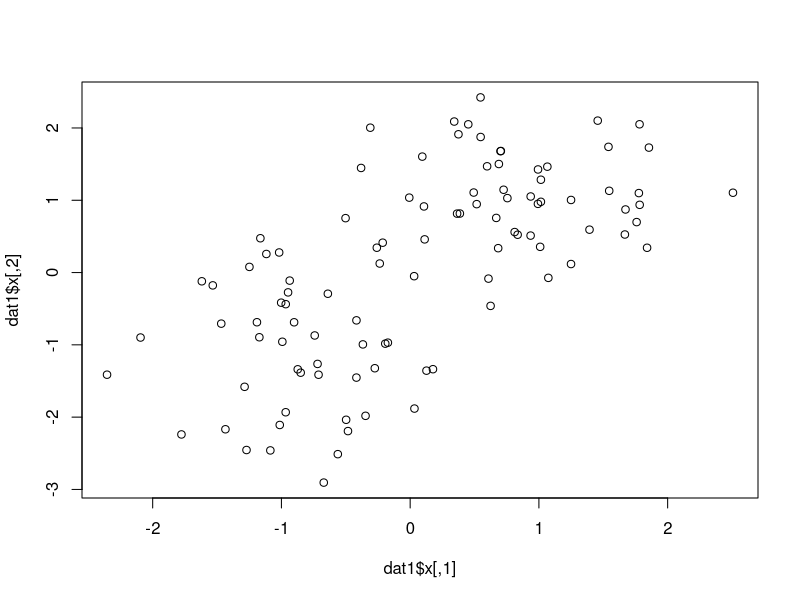
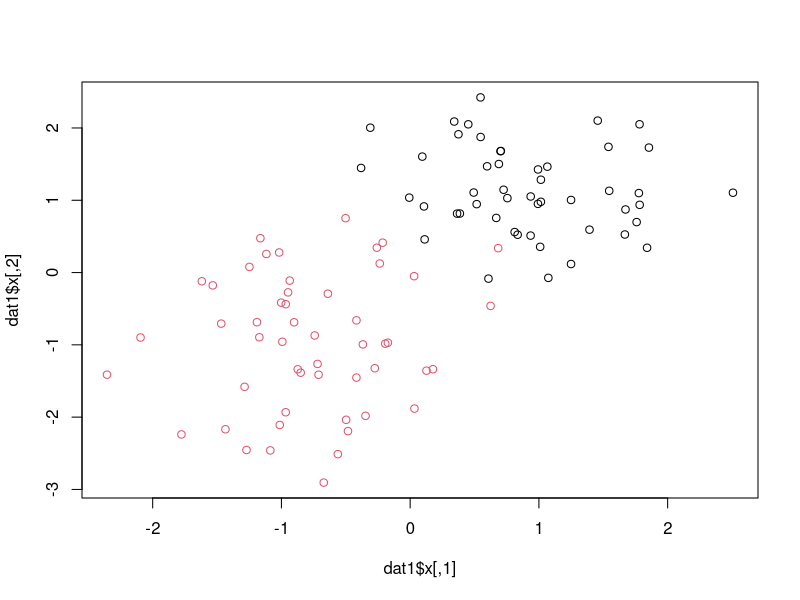
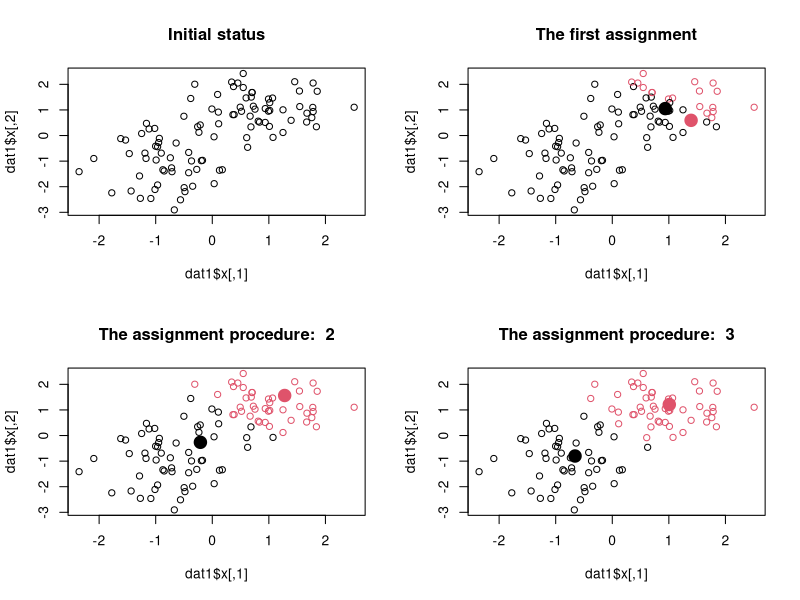
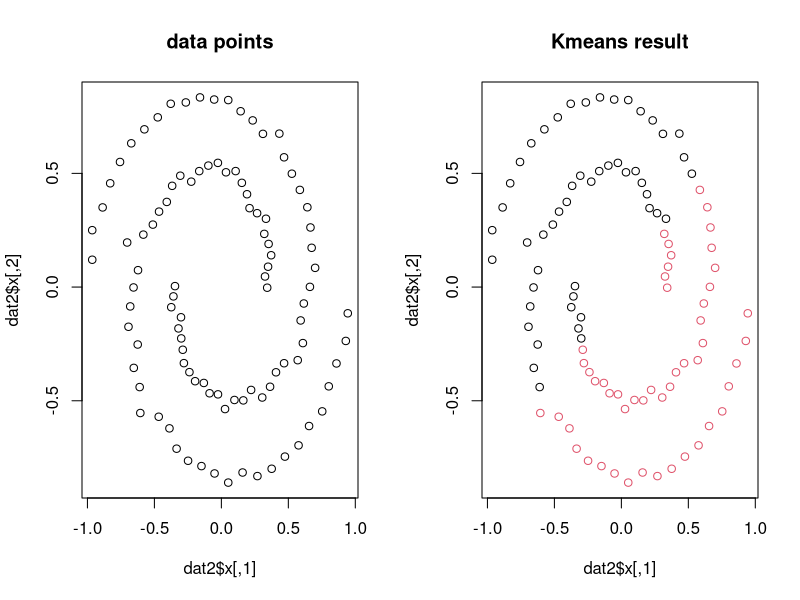
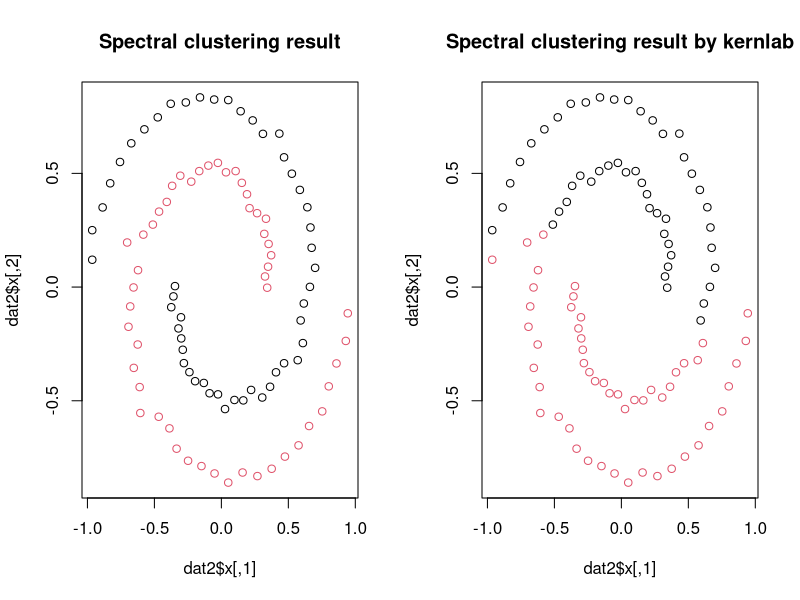
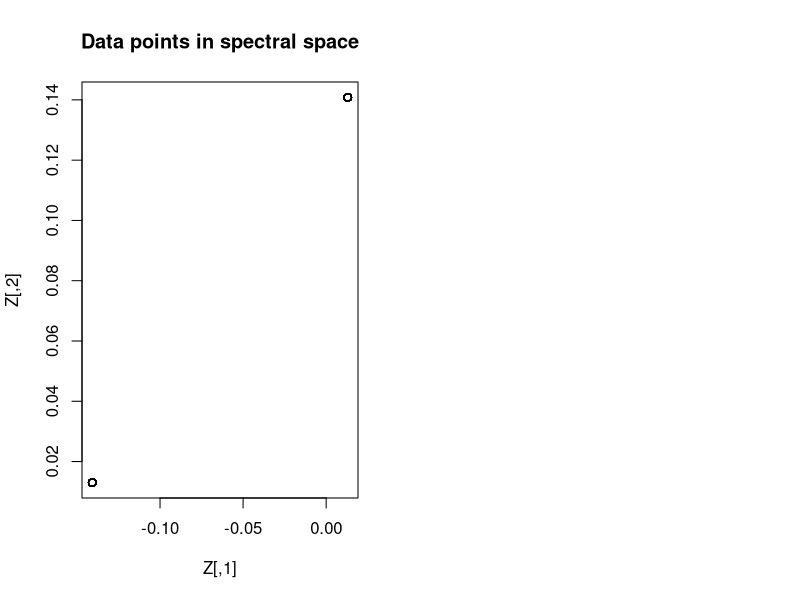

Write the R code that produced these figures, in order.
## ---- chunk 1
knitr::opts_chunk$set(echo = TRUE)
## ---- chunk 2
library(mlbench)
n = 100
k = 2
dat1 = mlbench.2dnormals(n, cl=k, r=sqrt(k), sd=0.7)
plot(dat1$x,col=rep(1,n))
## ---- chunk 3
plot(dat1$x,col=dat1$classes)
## ---- chunk 4
# Assign cluster labels given centroidids
Assigment <- function(dat,centroidids){
    n <- dim(dat)[1]
    k <- dim(centroidids)[1]
    classes <- rep(1,n)

    for(i in 1:n){
        #mindist <- dist(rbind(dat[i,],centroidids[1]))
        mindist <- norm(as.matrix(dat[i,]-centroidids[1]), type="F")
        for(j in 2:k){
            currentdis = norm(as.matrix(dat[i,]-centroidids[j]), type="F")
            if( currentdis < mindist){
                mindist = currentdis
                classes[i] = j
            }
        }
    }
    classes
}

# Update centroidids given cluster labels
Update <- function(dat,classes,k){
    l = dim(dat)[2]
    centroidids <- matrix(0, nrow=k,ncol=l)
    for(i in 1:k){
        centroidids[i,] =  colMeans(dat[which(classes==i),])
    }
    centroidids
}
## ---- chunk 5
#kmeansStepbyStep
initids <- sample(n)[1:k]
par(mfrow=c(2,2))
cols = rep(1,n)
plot(dat1$x,col=cols)
title('Initial status')
centroidids <- dat1$x[initids,]
classes <- Assigment(dat1$x, centroidids)
plot(dat1$x,col=classes)
points(centroidids, y = NULL, pch=19,cex=2,col=1:k)
title('The first assignment')
for(i in 3:4){
    centroidids <- Update(dat1$x, classes, k)
    classes <- Assigment(dat1$x, centroidids)
    plot(dat1$x,col=classes)
    points(centroidids, y = NULL, pch=19,cex=2,col=1:k)
    title(paste('The assignment procedure: ',(i-1)))
}
## ---- chunk 6
dat2 <- mlbench.spirals(100,1,0.025)
par(mfrow=c(1,2))
plot(dat2$x)
title('data points')

#we call the system function kmeans this time
km <- kmeans(dat2$x, centers=k)
plot(dat2$x, col=km$cluster)
title('Kmeans result')
## ---- chunk 7
#Similarity matrix is defined by Gaussian Kernel distance
S <- matrix(rep(NA,n^2), ncol=n)
  for(i in 1:n) {
    for(j in 1:n) {
      S[i,j] <- exp(- 1 * norm(as.matrix(dat2$x[i,]-dat2$x[j,]), type="F"))
    }
}

#k-nearest neighorhood to filter affinity
make.affinity <- function(S, n.neighboors=3) {
  N <- length(S[,1])
  if (n.neighboors >= N) {  # fully connected
    A <- S
  } else {
    A <- matrix(rep(0,N^2), ncol=N)
    for(i in 1:N) { # for each line
      # only connect to those points with larger similarity 
      best.similarities <- sort(S[i,], decreasing=TRUE,index.return = TRUE)
      for (j in best.similarities$ix[1:n.neighboors]) {
        A[i,j] <- S[i,j]
        A[j,i] <- S[i,j] # to make an undirected graph, ie, the matrix becomes symmetric
      }
    }
  }
  A  
}

##The real code for spectral clustering is quite simple:
A <- make.affinity(S)
d <- apply(A, 1, sum)
L <- diag(d)-A                       # unnormalized version
#L <- diag(d^-0.5)%*%A%*% diag(d^-0.5) # normalized version
evL <- eigen(L,symmetric=TRUE)	# evL$values is decreasing sorted when symmetric=TRUE
# pick the first k first k eigenvectors (corresponding k smallest) as data points in spectral space
Z <- evL$vectors[,(ncol(evL$vectors)-k+1):ncol(evL$vectors)]
spc <- kmeans(Z, centers=k)
plot(dat2$x, col=spc$cluster)
title('Spectral clustering result')
## ---- chunk 8
library(kernlab)
skm=specc(dat2$x,centers=2)
plot(dat2$x, col=skm)
title('Spectral clustering result by kernlab')
## ---- chunk 9
library(kernlab)
plot(Z)
title('Data points in spectral space')
